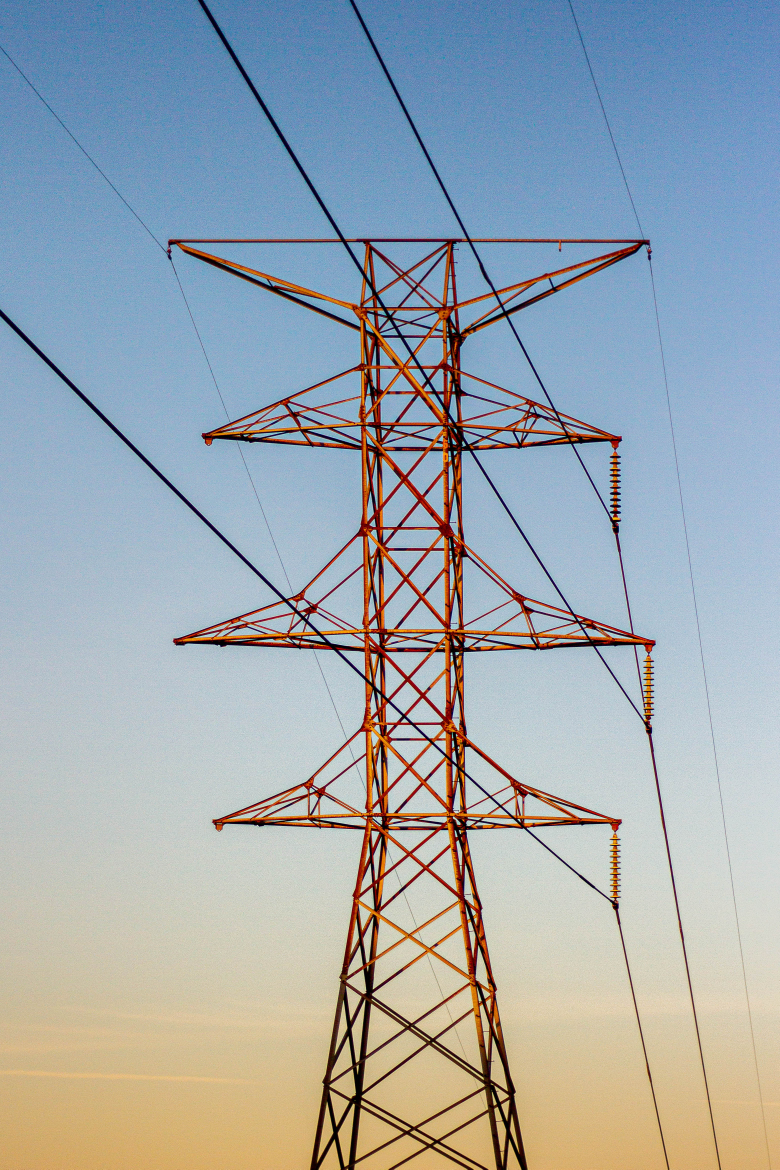
#> input picture Exports/IMG_0482.jpg, 3119 x 4678 px (shown at 1/4 size)
$ python -i PhotoPrintingLibrary.py   (imports and definitions only)   (older library calls are emulated)
#> lines starting #> are read from the running program, lines starting #| are printed output that depends on the picture
import cv2
from PIL import Image
from PIL.ExifTags import TAGS
import math
import numpy as np
import os

class photo:
    def __init__(self, path, title=""):
        #Read in image
#> called with path = 'Exports/IMG_0482.jpg', title = ''
        self.fileName = path.split('/')[-1]
        self.image = cv2.imread(path)
#> self.image is the input picture: shape (4678, 3119, 3); mean B, G, R 174.2, 167.9, 158.1
        self.title = title

        #Read EXIF Data
        imageEXIF = Image.open(path)
        self.exifdata = imageEXIF._getexif()
#> self.exifdata = 37 items

        self.make = self.exifdata.get(271)
#> self.make = 'Canon'
        self.model = self.exifdata.get(272)
#> self.model = 'Canon EOS 7D'
        self.focalLegth = self.exifdata.get(37386)
        self.shutterSpeed = float(self.exifdata.get(0x829a))
#> self.shutterSpeed = 0.000125

        if self.shutterSpeed >= 1.0:
            self.shutterSpeed = self.exifdata.get(0x829a)
            SSprint = f"{int(self.exifdata.get(0x829a))}"
        else:
            self.shutterSpeed = math.ceil(1/float(self.exifdata.get(0x829a)))
#> self.shutterSpeed = 8000
            SSprint = f"1/{self.shutterSpeed}"
#> SSprint = '1/8000'

        self.F = f"F/{round(float(self.exifdata.get(37378)), 1)}"
#> self.F = 'F/1.7'
        self.ISO = self.exifdata.get(34855)
#> self.ISO = 200

        #Generate text
        self.text = f"{self.make} {self.model} | {self.focalLegth} mm | {self.F} | SS {SSprint} | ISO {self.ISO}"

        #Calcualte Border
        if self.image.shape[1] >= self.image.shape[0]:
            self.squareSize = self.image.shape[1]+int(self.image.shape[1]/12)
        else:
            self.squareSize = self.image.shape[0]+int(self.image.shape[0]/12)
#> self.squareSize = 5067
        self.top = int((self.squareSize-self.image.shape[0])/2)
#> self.top = 194
        self.bottom = int((self.squareSize-self.image.shape[0])/2)
#> self.bottom = 194
        self.left = int((self.squareSize-self.image.shape[1])/2)
#> self.left = 974
        self.right = int((self.squareSize-self.image.shape[1])/2)
#> self.right = 974
        self.ImageBottom = self.top + self.image.shape[0]
#> self.ImageBottom = 4872

        #define border color (Default)
        self.borderColor = [255, 255, 255]

        #define the print size
        # These are all defaults
        self.printSize = [12, 12]
        self.dpi = 300
        self.finalResolution = (3600, 3600)

        self.image_with_border = cv2.copyMakeBorder(self.image, self.top, self.bottom, self.left, self.right, cv2.BORDER_CONSTANT, value=self.borderColor)
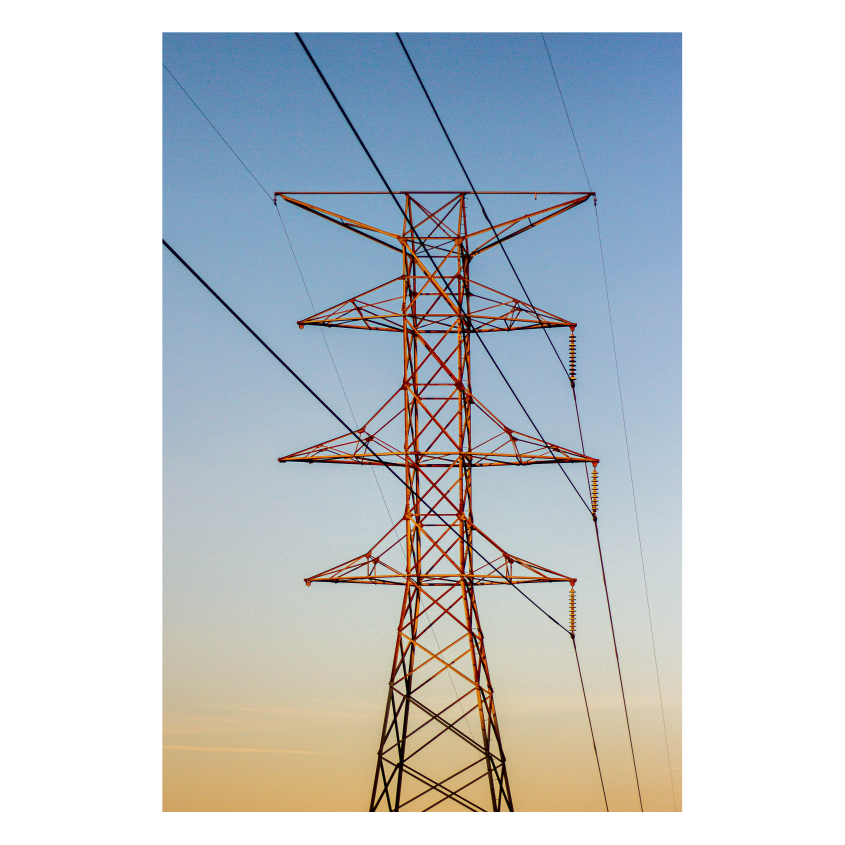
#> self.image_with_border: shape (5066, 5067, 3) (shown at 1/6 size); mean B, G, R 209.1, 205.5, 199.9

        self.resizedImage = cv2.resize(self.image_with_border, self.finalResolution, interpolation = cv2.INTER_AREA)
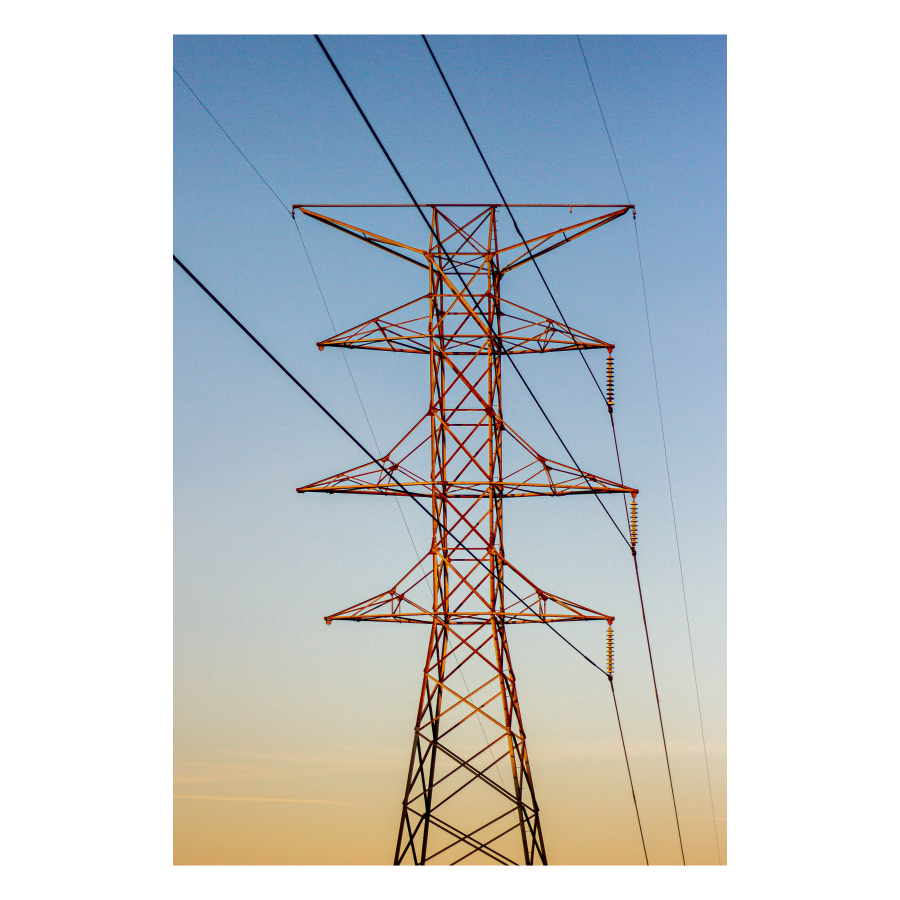
#> self.resizedImage: shape (3600, 3600, 3) (shown at 1/4 size); mean B, G, R 209.1, 205.5, 199.9

        self.font = cv2.FONT_HERSHEY_SIMPLEX
        self.fontsize = 1#*(self.squareSize/2000)
        self.linewidth = 2#int(1*(self.squareSize/2000))
        self.textsize = cv2.getTextSize(self.text, self.font, self.fontsize, self.linewidth )[0]
#> self.textsize = (1046, 22)
        self.textColor = (0, 0, 0)

        textX = int((self.resizedImage.shape[1]- self.textsize[0]) / 2)
#> textX = 1277
        textY = int((self.ImageBottom*(3600/self.squareSize))  + self.textsize[1]*2)  #int((img.shape[0] + textsize[1]) / 2)
#> textY = 3505
        self.imageWithText = cv2.putText(self.resizedImage, self.text, ( textX, textY ), self.font, self.fontsize, self.textColor, self.linewidth)

        self.titlesize = cv2.getTextSize(self.title, self.font, self.fontsize, self.linewidth )[0]
        textX = int(((self.resizedImage.shape[1]  - self.titlesize[0]) / 2))
#> textX = 1799
        textY = int((self.top*(3600/self.squareSize))  - (self.titlesize[1]))
#> textY = 115
        self.imageWithText = cv2.putText(self.resizedImage, self.title, ( textX, textY ), self.font, self.fontsize, self.textColor, self.linewidth)


        print(f"{self.title} {self.squareSize}")
#|  5067


    # [42 lines left out: functions print, show, reProcess, not called in this run]


    def save(self):
        cv2.imwrite(f"{self.fileName.split('.')[0]}_B.jpg", self.imageWithText)


# [15 lines left out: function collage, not called in this run]

>>> result = photo('Exports/IMG_0482.jpg').save()

$ run again, on Exports/DSCF0176.jpg
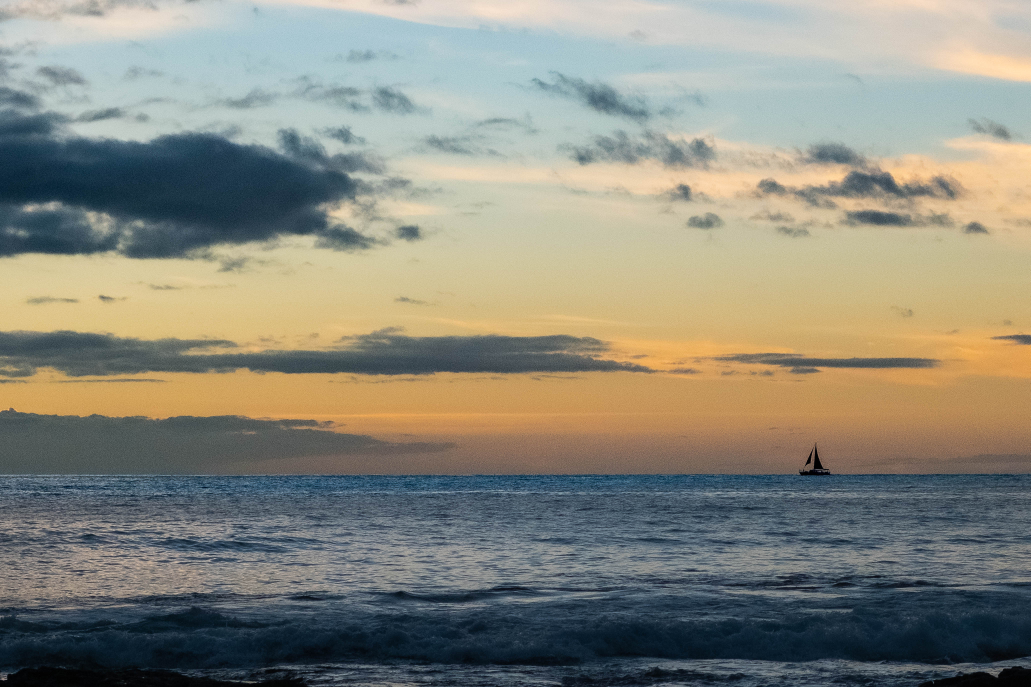
#> input picture Exports/DSCF0176.jpg, 4123 x 2748 px (shown at 1/4 size)
#> in __init__, self.image is the input picture: shape (2748, 4123, 3); mean B, G, R 125, 136.9, 137.8
#> self.exifdata = 45 items
#> self.make = 'FUJIFILM'
#> self.model = 'X-T3'
#> in __init__, `self.shutterSpeed = float(self.exifdata.get(0x829a))`: self.shutterSpeed = 0.00118
#> in __init__, `self.shutterSpeed = math.ceil(1/float(self.exifdata.get(0x829a)))`: self.shutterSpeed = 851
#> SSprint = '1/851'
#> self.F = 'F/5.4'
#> self.ISO = 2000
#> in __init__, `self.image_with_border = cv2.copyMakeBorder(self.image, self.top, self..`:
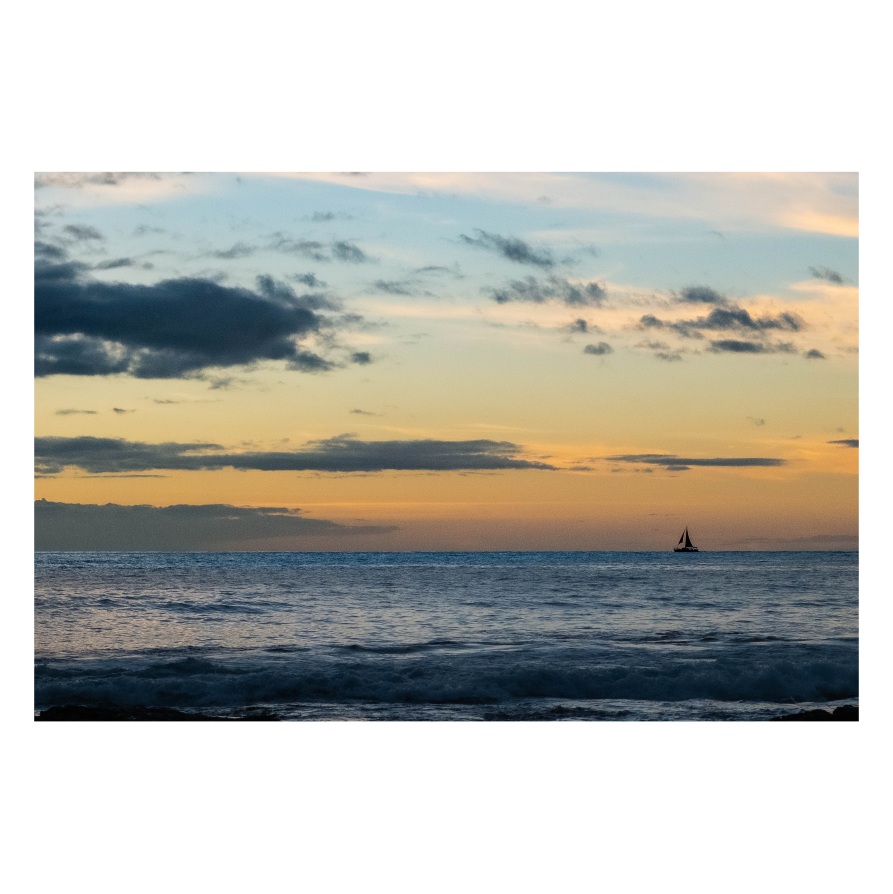
#> self.image_with_border: shape (4466, 4465, 3) (shown at 1/5 size); mean B, G, R 181.1, 187.9, 188.4
#> self.textsize = (931, 22)
#> in __init__, `textX = int((self.resizedImage.shape[1]- self.textsize[0]) / 2)`: textX = 1334
#> in __init__, `textY = int((self.ImageBottom*(3600/self.squareSize))  + self.textsize..`: textY = 2951
#|  4466
